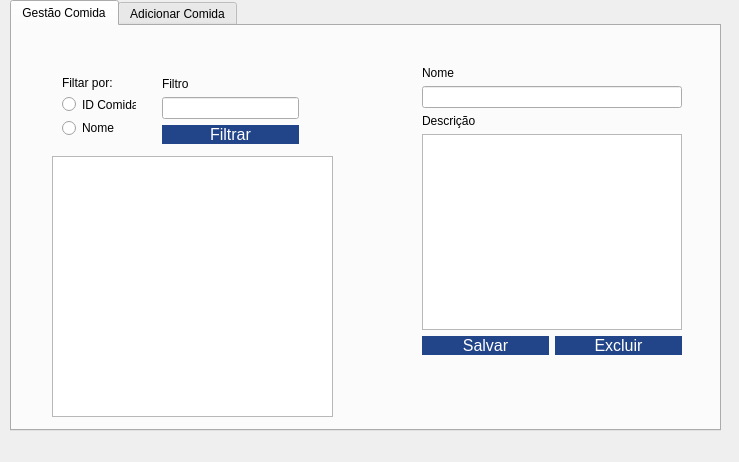
<?xml version="1.0" encoding="UTF-8"?>
<ui version="4.0">
 <class>fm_gestaoComida</class>
 <widget class="QDialog" name="fm_gestaoComida">
  <property name="geometry">
   <rect>
    <x>0</x>
    <y>0</y>
    <width>739</width>
    <height>462</height>
   </rect>
  </property>
  <property name="windowTitle">
   <string>Comida</string>
  </property>
  <widget class="QTabWidget" name="tabWidget">
   <property name="geometry">
    <rect>
     <x>10</x>
     <y>0</y>
     <width>711</width>
     <height>431</height>
    </rect>
   </property>
   <property name="currentIndex">
    <number>0</number>
   </property>
   <widget class="QWidget" name="tab_2">
    <attribute name="title">
     <string>Gestão Comida</string>
    </attribute>
    <widget class="QTableWidget" name="tableWidget">
     <property name="geometry">
      <rect>
       <x>40</x>
       <y>130</y>
       <width>281</width>
       <height>261</height>
      </rect>
     </property>
    </widget>
    <widget class="QWidget" name="layoutWidget">
     <property name="geometry">
      <rect>
       <x>410</x>
       <y>40</y>
       <width>260</width>
       <height>289</height>
      </rect>
     </property>
     <layout class="QVBoxLayout" name="verticalLayout_3">
      <item>
       <layout class="QVBoxLayout" name="verticalLayout">
        <item>
         <widget class="QLabel" name="label_6">
          <property name="text">
           <string>Nome</string>
          </property>
         </widget>
        </item>
        <item>
         <widget class="QLineEdit" name="lineEditUpdtNome"/>
        </item>
       </layout>
      </item>
      <item>
       <layout class="QVBoxLayout" name="verticalLayout_2">
        <item>
         <widget class="QLabel" name="label_8">
          <property name="text">
           <string>Descrição</string>
          </property>
         </widget>
        </item>
        <item>
         <widget class="QPlainTextEdit" name="plainTextEditUpdtDescricao"/>
        </item>
       </layout>
      </item>
      <item>
       <layout class="QHBoxLayout" name="horizontalLayout">
        <item>
         <widget class="QPushButton" name="pushButtonSalvarComida_2">
          <property name="styleSheet">
           <string notr="true">QPushButton{
background:#248;
color:#fff;
font-size:12pt;
border:none;
border-radius:10px;
}
QPushButton:hover{
	background:#fff;
	color:#248;
	font-size:12pt;
	border:none;
	border-radius:10px;
}
</string>
          </property>
          <property name="text">
           <string>Salvar</string>
          </property>
         </widget>
        </item>
        <item>
         <widget class="QPushButton" name="pushButtonExcluirComida_2">
          <property name="styleSheet">
           <string notr="true">QPushButton{
background:#248;
color:#fff;
font-size:12pt;
border:none;
border-radius:10px;
}
QPushButton:hover{
	background:#fff;
	color:#248;
	font-size:12pt;
	border:none;
	border-radius:10px;
}
</string>
          </property>
          <property name="text">
           <string>Excluir</string>
          </property>
         </widget>
        </item>
       </layout>
      </item>
     </layout>
    </widget>
    <widget class="QWidget" name="layoutWidget">
     <property name="geometry">
      <rect>
       <x>150</x>
       <y>50</y>
       <width>137</width>
       <height>68</height>
      </rect>
     </property>
     <layout class="QVBoxLayout" name="verticalLayout_5">
      <item>
       <layout class="QVBoxLayout" name="verticalLayout_4">
        <item>
         <widget class="QLabel" name="label_10">
          <property name="text">
           <string>Filtro</string>
          </property>
         </widget>
        </item>
        <item>
         <widget class="QLineEdit" name="lineEditFiltrar"/>
        </item>
       </layout>
      </item>
      <item>
       <widget class="QPushButton" name="pushButtonFiltrar">
        <property name="styleSheet">
         <string notr="true">QPushButton{
background:#248;
color:#fff;
font-size:12pt;
border:none;
border-radius:10px;
}
QPushButton:hover{
	background:#fff;
	color:#248;
	font-size:12pt;
	border:none;
	border-radius:10px;
}
</string>
        </property>
        <property name="text">
         <string>Filtrar</string>
        </property>
       </widget>
      </item>
     </layout>
    </widget>
    <widget class="QWidget" name="layoutWidget">
     <property name="geometry">
      <rect>
       <x>50</x>
       <y>50</y>
       <width>74</width>
       <height>61</height>
      </rect>
     </property>
     <layout class="QVBoxLayout" name="verticalLayout_6">
      <item>
       <widget class="QLabel" name="label_5">
        <property name="text">
         <string>Filtar por:</string>
        </property>
       </widget>
      </item>
      <item>
       <widget class="QRadioButton" name="radioButtonIdComida">
        <property name="text">
         <string>ID Comida</string>
        </property>
       </widget>
      </item>
      <item>
       <widget class="QRadioButton" name="radioButtonNome">
        <property name="text">
         <string>Nome</string>
        </property>
       </widget>
      </item>
     </layout>
    </widget>
   </widget>
   <widget class="QWidget" name="tab">
    <attribute name="title">
     <string>Adicionar Comida</string>
    </attribute>
    <widget class="QWidget" name="layoutWidget">
     <property name="geometry">
      <rect>
       <x>200</x>
       <y>100</y>
       <width>311</width>
       <height>161</height>
      </rect>
     </property>
     <layout class="QVBoxLayout" name="verticalLayout_9">
      <item>
       <layout class="QHBoxLayout" name="horizontalLayout_2">
        <item>
         <layout class="QVBoxLayout" name="verticalLayout_7">
          <item>
           <widget class="QLabel" name="label">
            <property name="text">
             <string>Nome</string>
            </property>
           </widget>
          </item>
          <item>
           <widget class="QLineEdit" name="lineEditAddNome"/>
          </item>
         </layout>
        </item>
        <item>
         <layout class="QVBoxLayout" name="verticalLayout_8">
          <item>
           <widget class="QLabel" name="label_9">
            <property name="text">
             <string>Descrição</string>
            </property>
           </widget>
          </item>
          <item>
           <widget class="QLineEdit" name="lineEditAddDescricao"/>
          </item>
         </layout>
        </item>
       </layout>
      </item>
      <item>
       <spacer name="verticalSpacer">
        <property name="orientation">
         <enum>Qt::Vertical</enum>
        </property>
        <property name="sizeHint" stdset="0">
         <size>
          <width>20</width>
          <height>40</height>
         </size>
        </property>
       </spacer>
      </item>
      <item>
       <layout class="QHBoxLayout" name="horizontalLayout_3">
        <item>
         <widget class="QPushButton" name="pushButtonSalvarComida_1">
          <property name="styleSheet">
           <string notr="true">QPushButton{
background:#248;
color:#fff;
font-size:12pt;
border:none;
border-radius:10px;
}
QPushButton:hover{
	background:#fff;
	color:#248;
	font-size:12pt;
	border:none;
	border-radius:10px;
}
</string>
          </property>
          <property name="text">
           <string>Salvar</string>
          </property>
         </widget>
        </item>
        <item>
         <widget class="QPushButton" name="pushButtonExcluirComida_1">
          <property name="styleSheet">
           <string notr="true">QPushButton{
background:#248;
color:#fff;
font-size:12pt;
border:none;
border-radius:10px;
}
QPushButton:hover{
	background:#fff;
	color:#248;
	font-size:12pt;
	border:none;
	border-radius:10px;
}
</string>
          </property>
          <property name="text">
           <string>Cancelar</string>
          </property>
         </widget>
        </item>
       </layout>
      </item>
     </layout>
    </widget>
   </widget>
  </widget>
 </widget>
 <resources/>
 <connections/>
</ui>
